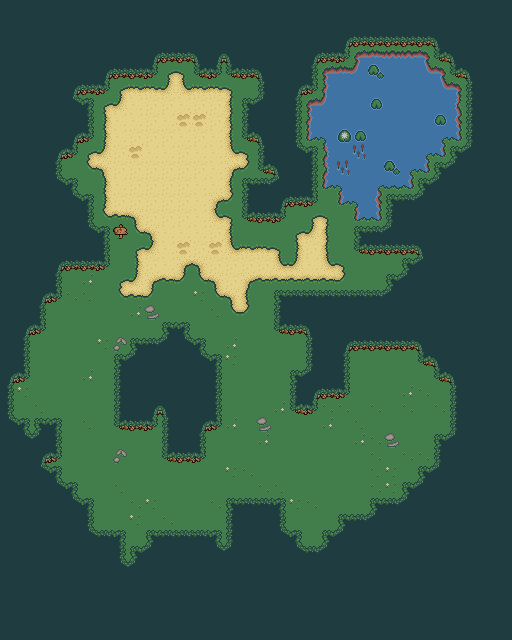

Tiled map render using the project's own tile images. Description and the whole map definition, tile-layer contents included, below:
An orthogonal 32x40 tile map with 16x16 px tiles, 1 tile layer (Tile Layer 1).

<map version="1.8" tiledversion="1.8.4" orientation="orthogonal" renderorder="left-down" width="32" height="40" tilewidth="16" tileheight="16" infinite="0" nextlayerid="2" nextobjectid="1">
 <tileset firstgid="1" source="Map - Main (TileSet).tsx" />
 <layer id="1" name="Tile Layer 1" width="32" height="40">
  <data encoding="csv">
60,60,60,60,60,60,60,60,60,60,60,60,60,60,60,60,60,60,60,60,60,60,60,60,60,60,60,60,60,60,60,60,
60,60,60,60,60,60,60,60,60,60,60,60,60,60,60,60,60,60,60,60,60,60,60,60,60,60,60,60,60,60,60,60,
60,60,60,60,60,60,60,60,60,60,60,60,60,60,60,60,60,60,60,60,60,54,68,68,68,68,68,55,60,60,60,60,
60,60,60,60,60,60,60,60,60,54,68,68,55,54,55,60,60,60,60,54,68,69,9,10,12,12,13,67,55,60,60,60,
60,60,60,60,60,60,54,68,68,69,14,16,67,69,67,68,55,60,60,61,9,10,35,28,18,18,34,13,67,55,60,60,
60,60,60,60,54,68,69,14,15,15,47,46,15,15,16,1,59,60,54,69,17,18,18,18,18,18,18,34,13,59,60,60,
60,60,60,60,62,53,14,47,23,40,40,23,40,40,24,51,63,60,61,9,35,18,18,20,18,18,18,18,29,59,60,60,
60,60,60,60,60,61,22,23,23,40,23,48,48,40,24,59,60,60,61,17,18,18,18,18,18,18,18,20,37,59,60,60,
60,60,60,60,54,69,22,23,40,40,40,23,40,23,24,67,55,60,61,41,27,36,20,18,18,18,18,26,45,59,60,60,
60,60,60,54,69,14,47,40,48,23,23,40,23,23,46,16,59,60,62,53,25,18,19,18,18,18,26,45,51,63,60,60,
60,60,60,61,1,30,39,40,40,40,40,40,40,23,38,32,67,55,60,61,25,19,18,18,28,26,45,51,63,60,60,60,
60,60,60,62,53,1,22,23,40,40,40,40,23,23,24,51,52,63,60,61,41,27,18,26,42,45,51,63,60,60,60,60,
60,60,60,60,62,53,22,40,40,40,40,40,23,38,32,59,60,54,68,69,1,41,27,37,51,52,63,60,60,60,60,60,
60,60,60,60,60,61,30,31,39,40,40,40,23,46,16,67,68,69,1,14,16,1,41,45,59,60,60,60,60,60,60,60,
60,60,60,60,60,62,53,8,30,39,23,23,23,40,24,1,1,1,14,47,24,1,51,52,63,60,60,60,60,60,60,60,
60,60,60,60,60,60,61,1,14,47,23,48,40,48,46,15,15,16,22,40,24,1,67,68,68,68,55,60,60,60,60,60,
60,60,60,54,68,68,69,1,22,40,23,38,39,40,40,40,40,46,47,23,46,16,1,1,1,51,63,60,60,60,60,60,
60,60,60,61,1,4,1,14,47,38,31,32,30,39,40,38,31,31,31,31,31,32,1,1,51,63,60,60,60,60,60,60,
60,60,54,69,2,3,1,30,31,32,1,1,5,30,39,24,1,51,52,52,52,52,52,52,63,60,60,60,60,60,60,60,
60,60,61,1,1,1,1,1,4,6,1,1,1,3,30,32,1,59,60,60,60,60,60,60,60,60,60,60,60,60,60,60,
60,54,69,1,1,1,1,1,1,1,51,53,1,1,1,1,1,67,68,55,60,60,60,60,60,60,60,60,60,60,60,60,
60,61,1,1,1,1,5,7,51,52,63,62,53,1,4,1,1,1,1,59,60,54,68,68,68,68,55,60,60,60,60,60,
60,61,1,1,1,1,1,51,63,60,60,60,62,53,5,1,1,1,1,59,60,61,1,1,1,1,67,55,60,60,60,60,
54,69,1,1,1,4,1,59,60,60,60,60,60,61,1,1,1,1,51,63,60,61,1,1,1,1,1,67,55,60,60,60,
61,5,1,1,1,1,1,59,60,60,60,60,60,61,1,1,1,1,59,54,68,69,1,1,1,4,2,1,59,60,60,60,
61,1,3,1,1,1,1,59,60,54,55,60,60,61,1,1,1,4,67,69,2,2,1,2,1,2,1,2,59,60,60,60,
62,53,51,53,1,3,1,67,68,69,59,60,54,69,4,1,6,1,1,1,4,1,3,1,1,1,1,1,59,60,60,60,
60,62,63,61,1,1,1,1,1,1,59,60,61,1,1,1,4,1,1,1,1,1,4,2,6,1,1,51,63,60,60,60,
60,60,54,69,1,1,1,7,1,1,67,68,69,1,1,1,1,1,1,1,1,1,1,2,1,2,2,59,60,60,60,60,
60,60,62,53,1,1,1,1,1,1,1,1,1,1,5,2,1,1,1,1,1,1,1,3,5,1,51,63,60,60,60,60,
60,60,60,62,53,1,1,3,1,1,1,1,1,1,1,1,2,3,1,1,1,1,1,2,5,51,63,60,60,60,60,60,
60,60,60,60,62,53,1,1,2,5,1,1,1,2,51,52,52,53,5,2,1,1,1,51,52,63,60,60,60,60,60,60,
60,60,60,60,60,61,1,1,5,1,2,1,1,1,59,60,60,61,1,1,1,51,52,63,60,60,60,60,60,60,60,60,
60,60,60,60,60,62,52,53,1,51,52,52,52,53,59,60,60,62,53,1,51,63,60,60,60,60,60,60,60,60,60,60,
60,60,60,60,60,60,60,61,51,63,60,60,60,62,63,60,60,60,62,52,63,60,60,60,60,60,60,60,60,60,60,60,
60,60,60,60,60,60,60,62,63,60,60,60,60,60,60,60,60,60,60,60,60,60,60,60,60,60,60,60,60,60,60,60,
60,60,60,60,60,60,60,60,60,60,60,60,60,60,60,60,60,60,60,60,60,60,60,60,60,60,60,60,60,60,60,60,
60,60,60,60,60,60,60,60,60,60,60,60,60,60,60,60,60,60,60,60,60,60,60,60,60,60,60,60,60,60,60,60,
60,60,60,60,60,60,60,60,60,60,60,60,60,60,60,60,60,60,60,60,60,60,60,60,60,60,60,60,60,60,60,60,
60,60,60,60,60,60,60,60,60,60,60,60,60,60,60,60,60,60,60,60,60,60,60,60,60,60,60,60,60,60,60,60
</data>
 </layer>
</map>